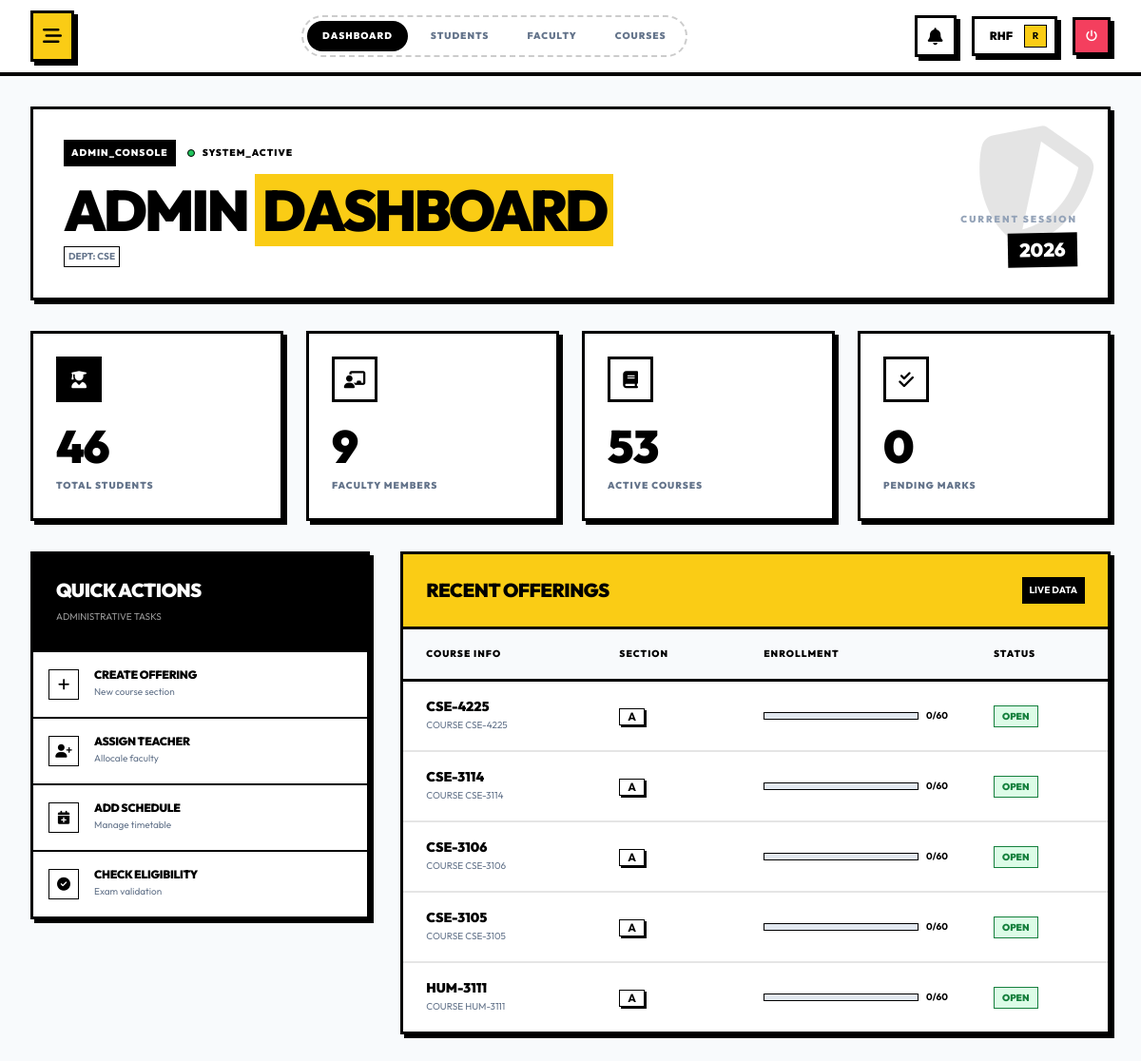
/modules/admin/dashboard.php (signed in), run on the app's committed database.
### tables this page shows
CREATE TABLE `departments` (
  `id` int(10) UNSIGNED NOT NULL,
  `name` varchar(100) NOT NULL,
  `code` varchar(20) NOT NULL,
  `description` text DEFAULT NULL,
  `head_of_department` int(10) UNSIGNED DEFAULT NULL,
  `status` enum('active','inactive') DEFAULT 'active',
  `created_at` timestamp NOT NULL DEFAULT current_timestamp(),
  `updated_at` timestamp NOT NULL DEFAULT current_timestamp() ON UPDATE current_timestamp(),
  `deleted_at` timestamp NULL DEFAULT NULL
);

CREATE TABLE `course_offerings` (
  `id` int(10) UNSIGNED NOT NULL,
  `course_id` int(10) UNSIGNED NOT NULL,
  `semester_id` int(10) UNSIGNED NOT NULL,
  `section` varchar(10) NOT NULL,
  `max_students` int(11) DEFAULT 60,
  `enrolled_students` int(11) DEFAULT 0,
  `status` enum('open','closed','completed') DEFAULT 'open',
  `created_at` timestamp NOT NULL DEFAULT current_timestamp(),
  `updated_at` timestamp NOT NULL DEFAULT current_timestamp() ON UPDATE current_timestamp()
);

CREATE TABLE `courses` (
  `id` int(10) UNSIGNED NOT NULL,
  `department_id` int(10) UNSIGNED NOT NULL,
  `course_code` varchar(20) NOT NULL,
  `course_name` varchar(200) NOT NULL,
  `credit_hours` decimal(3,1) NOT NULL,
  `course_type` enum('theory','lab','project','thesis') DEFAULT 'theory',
  `semester_number` int(11) NOT NULL,
  `description` text DEFAULT NULL,
  `syllabus` text DEFAULT NULL,
  `status` enum('active','inactive') DEFAULT 'active',
  `created_at` timestamp NOT NULL DEFAULT current_timestamp(),
  `updated_at` timestamp NOT NULL DEFAULT current_timestamp() ON UPDATE current_timestamp(),
  `deleted_at` timestamp NULL DEFAULT NULL,
  `default_room_id` int(10) UNSIGNED DEFAULT NULL
);

### includes/session.php (called while the page is built, shortened)
<?php
function get_current_user_id() {
    return $_SESSION['user_id'] ?? null;
}

### includes/functions.php (called while the page is built, shortened)
<?php
function e($string) {
    return htmlspecialchars($string ?? '', ENT_QUOTES, 'UTF-8');
}

### modules/admin/dashboard.php (the view, shortened to what this page needs)
<?php
require_once __DIR__ . '/../../includes/session.php';
require_once __DIR__ . '/../../includes/functions.php';
require_once __DIR__ . '/../../includes/auth.php';
$user_id = get_current_user_id();
$stmt = $db->prepare("SELECT d.* FROM departments d JOIN department_admins da ON d.id = da.department_id WHERE da.user_id = ? AND d.deleted_at IS NULL");
$stmt->bind_param("i", $user_id);
$stmt->execute();
$result = $stmt->get_result();
$departments = [];
while ($row = $result->fetch_assoc()) {
    $departments[] = $row;
}
$department_ids = array_column($departments, 'id');
$dept_id_list = !empty($department_ids) ? implode(',', $department_ids) : '0';
$stats_query = "SELECT
    (SELECT COUNT(*) FROM students WHERE department_id IN ($dept_id_list)) as students,
    (SELECT COUNT(*) FROM teachers WHERE department_id IN ($dept_id_list)) as teachers,
    (SELECT COUNT(*) FROM courses WHERE department_id IN ($dept_id_list) AND deleted_at IS NULL) as courses,
    (SELECT COUNT(*) FROM course_offerings co JOIN courses c ON co.course_id = c.id WHERE c.department_id IN ($dept_id_list) AND co.status = 'open') as offerings,
    (SELECT COUNT(DISTINCT sm.id) FROM student_marks sm
        JOIN enrollments e ON sm.enrollment_id = e.id
        JOIN course_offerings co ON e.course_offering_id = co.id
        JOIN courses c ON co.course_id = c.id
        WHERE c.department_id IN ($dept_id_list) AND sm.status = 'submitted') as pending_marks";
$result = $db->query($stats_query);
$stats = $result->fetch_assoc();
?>
<div class="space-y-8 animate-in">
    <div class="bg-white os-border os-shadow p-8 flex flex-col md:flex-row gap-8 justify-between relative overflow-hidden">
        <div class="absolute top-0 right-0 p-4 opacity-10 pointer-events-none">
            <i class="fas fa-shield-halved text-9xl text-black transform rotate-12"></i>
        </div>
        <div class="relative z-10">
            <div class="flex items-center gap-3 mb-4">
                <span class="bg-black text-white text-[10px] font-black uppercase px-2 py-1 tracking-widest">Admin_Console</span>
                <span class="flex items-center gap-2 text-[10px] font-black uppercase tracking-widest">
                    <span class="w-2 h-2 bg-green-500 rounded-full border border-black"></span>
                    System_Active
                </span>
            </div>
            <h1 class="text-4xl md:text-6xl font-black uppercase leading-none tracking-tighter mb-2">
                ADMIN <span class="bg-yellow-400 px-2 box-decoration-clone text-black">DASHBOARD</span>
            </h1>
            <div class="flex flex-wrap gap-2 mt-2">
                <?php foreach ($departments as $dept): ?>
                    <span class="text-[10px] font-mono font-bold uppercase border border-black px-1 text-slate-500">
                        DEPT: <?php echo e($dept['code']); ?>
                    </span>
                <?php endforeach; ?>
            </div>
        </div>
        <div class="relative z-10 flex items-end justify-between md:justify-end gap-8">
            <div class="text-right hidden sm:block">
                <p class="text-[10px] font-black uppercase tracking-[0.2em] mb-1 text-slate-400">Current Session</p>
                <p class="text-xl font-black uppercase font-mono bg-black text-white px-3 py-1 inline-block transform -rotate-1">
                    <?php echo date('Y'); ?>
                </p>
            </div>
        </div>
    </div>
    <div class="grid grid-cols-1 md:grid-cols-2 lg:grid-cols-4 gap-6">
        <a href="students.php" class="os-card p-6 flex flex-col justify-between h-[200px] group">
            <div class="flex justify-between items-start">
                <div class="os-icon-box">
                    <i class="fas fa-user-graduate text-lg"></i>
                </div>
            </div>
            <div>
                <h3 class="text-5xl font-black mb-2 leading-none"><?php echo number_format($stats['students']); ?></h3>
                <p class="text-[10px] font-black uppercase tracking-widest text-slate-500 group-hover:text-black">Total Students</p>
            </div>
        </a>
        <a href="teachers.php" class="os-card p-6 flex flex-col justify-between h-[200px] group">
            <div class="flex justify-between items-start">
                <div class="os-icon-box bg-white text-black">
                    <i class="fas fa-chalkboard-teacher text-lg"></i>
                </div>
            </div>
            <div>
                <h3 class="text-5xl font-black mb-2 leading-none"><?php echo number_format($stats['teachers']); ?></h3>
                <p class="text-[10px] font-black uppercase tracking-widest text-slate-500 group-hover:text-black">Faculty Members</p>
            </div>
        </a>
        <a href="courses.php" class="os-card p-6 flex flex-col justify-between h-[200px] group">
            <div class="flex justify-between items-start">
                <div class="os-icon-box bg-white text-black">
                    <i class="fas fa-book text-lg"></i>
                </div>
            </div>
            <div>
                <h3 class="text-5xl font-black mb-2 leading-none"><?php echo number_format($stats['courses']); ?></h3>
                <p class="text-[10px] font-black uppercase tracking-widest text-slate-500 group-hover:text-black">Active Courses</p>
            </div>
        </a>
        <a href="marks-verification.php" class="os-card p-6 flex flex-col justify-between h-[200px] group">
            <div class="flex justify-between items-start">
                <div class="os-icon-box bg-white text-black relative">
                    <i class="fas fa-check-double text-lg"></i>
                </div>
            </div>
            <div>
                <h3 class="text-5xl font-black mb-2 leading-none"><?php echo number_format($stats['pending_marks']); ?></h3>
                <p class="text-[10px] font-black uppercase tracking-widest text-slate-500 group-hover:text-black">Pending Marks</p>
            </div>
        </a>
    </div>
    <div class="grid grid-cols-1 lg:grid-cols-3 gap-8">
        <div class="lg:col-span-1 os-card p-0 bg-white h-fit">
            <div class="p-6 border-b-3 border-black bg-black text-white">
                <h3 class="text-xl font-black uppercase tracking-tight">Quick Actions</h3>
                <p class="text-[10px] font-mono opacity-60 uppercase mt-1">ADMINISTRATIVE TASKS</p>
            </div>
            <div class="divide-y-2 divide-black">
                <a href="course-offerings.php?action=create" class="flex items-center gap-4 p-4 hover:bg-yellow-400 group transition-colors">
                    <div class="w-8 h-8 flex items-center justify-center border border-black bg-white group-hover:bg-black group-hover:text-white transition-colors">
                        <i class="fas fa-plus"></i>
                    </div>
                    <div>
                        <h4 class="text-xs font-black uppercase">Create Offering</h4>
                        <p class="text-[10px] font-mono text-slate-500 group-hover:text-black">New course section</p>
                    </div>
                </a>
                <a href="teacher-assignments.php" class="flex items-center gap-4 p-4 hover:bg-yellow-400 group transition-colors">
                    <div class="w-8 h-8 flex items-center justify-center border border-black bg-white group-hover:bg-black group-hover:text-white transition-colors">
                        <i class="fas fa-user-plus"></i>
                    </div>
                    <div>
                        <h4 class="text-xs font-black uppercase">Assign Teacher</h4>
                        <p class="text-[10px] font-mono text-slate-500 group-hover:text-black">Allocale faculty</p>
                    </div>
                </a>
                <a href="class-schedule.php?action=create" class="flex items-center gap-4 p-4 hover:bg-yellow-400 group transition-colors">
                    <div class="w-8 h-8 flex items-center justify-center border border-black bg-white group-hover:bg-black group-hover:text-white transition-colors">
                        <i class="fas fa-calendar-plus"></i>
                    </div>
                    <div>
                        <h4 class="text-xs font-black uppercase">Add Schedule</h4>
                        <p class="text-[10px] font-mono text-slate-500 group-hover:text-black">Manage timetable</p>
                    </div>
                </a>
                <a href="exam-eligibility.php" class="flex items-center gap-4 p-4 hover:bg-yellow-400 group transition-colors">
                    <div class="w-8 h-8 flex items-center justify-center border border-black bg-white group-hover:bg-black group-hover:text-white transition-colors">
                        <i class="fas fa-check-circle"></i>
                    </div>
                    <div>
                        <h4 class="text-xs font-black uppercase">Check Eligibility</h4>
                        <p class="text-[10px] font-mono text-slate-500 group-hover:text-black">Exam validation</p>
                    </div>
                </a>
            </div>
        </div>
        <div class="lg:col-span-2 os-card p-0 bg-white">
            <div class="p-6 border-b-3 border-black bg-yellow-400 flex justify-between items-center">
                <h3 class="text-xl font-black uppercase tracking-tight">Recent Offerings</h3>
                <span class="bg-black text-white text-[10px] font-mono font-bold px-2 py-1 uppercase">Live Data</span>
            </div>
            <div class="overflow-x-auto">
                <table class="w-full">
                    <thead class="bg-slate-50 border-b-3 border-black">
                        <tr>
                            <th class="px-6 py-4 text-left text-[10px] font-black uppercase tracking-widest">Course Info</th>
                            <th class="px-6 py-4 text-left text-[10px] font-black uppercase tracking-widest">Section</th>
                            <th class="px-6 py-4 text-left text-[10px] font-black uppercase tracking-widest">Enrollment</th>
                            <th class="px-6 py-4 text-left text-[10px] font-black uppercase tracking-widest">Status</th>
                        </tr>
                    </thead>
                    <tbody class="divide-y-2 divide-black/10">
                        <?php
                        $offerings_query = "SELECT co.*, c.course_code, c.course_name
                            FROM course_offerings co
                            JOIN courses c ON co.course_id = c.id
                            WHERE c.department_id IN ($dept_id_list)
                            ORDER BY co.created_at DESC LIMIT 5";
                        $offerings_result = $db->query($offerings_query);
                        if ($offerings_result->num_rows > 0):
                            while ($offering = $offerings_result->fetch_assoc()):
                        ?>
                        <tr class="hover:bg-slate-50 group">
                            <td class="px-6 py-4">
                                <div class="text-sm font-black uppercase"><?php echo e($offering['course_code']); ?></div>
                                <div class="text-[10px] font-mono uppercase text-slate-500"><?php echo e($offering['course_name']); ?></div>
                            </td>
                            <td class="px-6 py-4">
                                <div class="text-xs font-bold uppercase border border-black px-2 inline-block bg-white shadow-[2px_2px_0px_#000]">
                                    <?php echo e($offering['section']); ?>
                                </div>
                            </td>
                            <td class="px-6 py-4">
                                <div class="flex items-center gap-2">
                                    <div class="flex-1 w-20 h-2 bg-slate-200 border border-black">
                                    </div>
                                    <span class="text-[10px] font-mono font-bold"><?php echo $offering['enrolled_students']; ?>/<?php echo $offering['max_students']; ?></span>
                                </div>
                            </td>
                            <td class="px-6 py-4">
                                <?php if($offering['status'] === 'open'): ?>
                                    <span class="text-[10px] font-black bg-green-100 text-green-700 px-2 py-1 uppercase border border-green-700">OPEN</span>
                                <?php elseif($offering['status'] === 'closed'): ?>
                                    <span class="text-[10px] font-black bg-red-100 text-red-700 px-2 py-1 uppercase border border-red-700">CLOSED</span>
                                <?php else: ?>
                                    <span class="text-[10px] font-black bg-slate-100 text-slate-700 px-2 py-1 uppercase border border-slate-700"><?php echo strtoupper($offering['status']); ?></span>
                                <?php endif; ?>
                            </td>
                        </tr>
                        <?php endwhile; ?>
                        <?php endif; ?>
                    </tbody>
                </table>
            </div>
        </div>
    </div>
</div>
<?php
include __DIR__ . '/../../includes/layouts/dashboard.php';
?>

### data on the page
departments: code "CSE"
course_offerings: course.course_code "CSE-4225", course.course_name "COURSE CSE-4225", section "A", enrolled_students "0", max_students "60", status "OPEN"
course_offerings: course.course_code "CSE-3114", course.course_name "COURSE CSE-3114", section "A", enrolled_students "0", max_students "60", status "OPEN"
course_offerings: course.course_code "CSE-3106", course.course_name "COURSE CSE-3106", section "A", enrolled_students "0", max_students "60", status "OPEN"
course_offerings: course.course_code "CSE-3105", course.course_name "COURSE CSE-3105", section "A", enrolled_students "0", max_students "60", status "OPEN"
course_offerings: course.course_code "HUM-3111", course.course_name "COURSE HUM-3111", section "A", enrolled_students "0", max_students "60", status "OPEN"

### other printed values
$link['label'] "DASHBOARD"
$link['label'] "STUDENTS"
$link['label'] "FACULTY"
$link['label'] "COURSES"
explode(' ', $_SESSION['username'])[0] "RHF"
substr($_SESSION['username'] ?? 'U', 0, 1) "R"
$stats['students'] "46"
$stats['teachers'] "9"
$stats['courses'] "53"
$stats['pending_marks'] "0"
